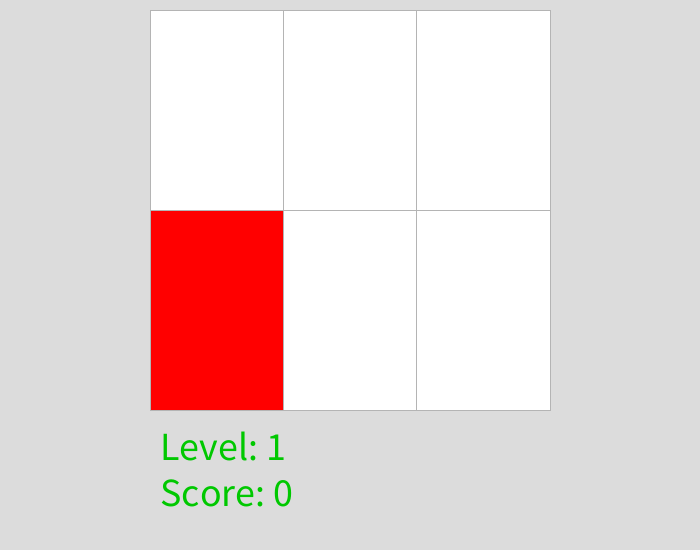
Frame 1 (no input)
Frame 60 (the mouse pressed at the canvas centre just before this capture): identical to frame 1, image omitted
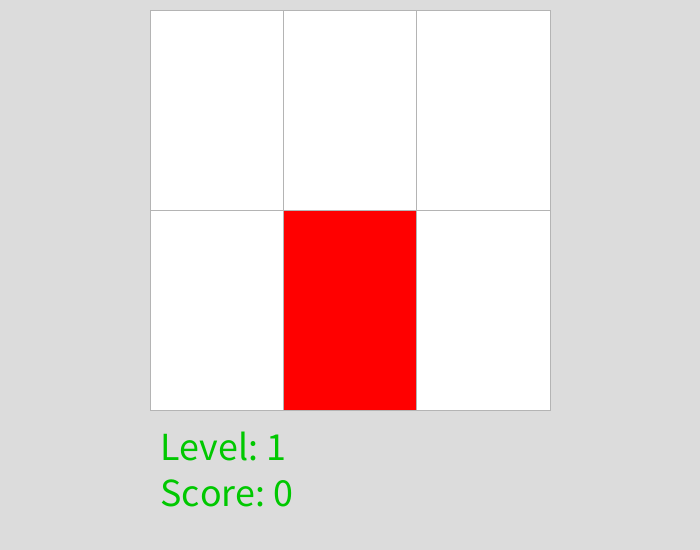
Frame 120 (the mouse held since frame 60 and released just before this capture)

The Processing sketch that drew these frames (run headless with seeded random() and noise(); from frame 60 on, the mouse is pressed at the canvas centre):

// Processing sketch: stacker_game
// ── stacker_game.pde
SquaresStackGame game;



int FRAME_RATE = 100;


void setup() {
  size(700, 550);
  frameRate(FRAME_RATE);
  game = new SquaresStackGame(400, 400);
}

void draw() {
  background(220, 220, 220);
  game.update();
  game.display();
}


// ── SquaresStackGame.pde
class SquaresStackGame {

  /*
    The number of points that can be awarded
   */
  int MAX_POINTS = 15;
  int MIN_POINTS = 5;

  /*
    Indicates when the player lose the game
   */
  boolean gameOver = false;

  /*
    The total of points
   */
  int score = 0;

  /*
     The size of the game playing area 
   */
  float MAX_W;
  float MAX_H;
  
  int INITIAL_COL = 3;
  int INITIAL_LINES = 2;

  /*
    Initial number of lines and columns which will change according to the game level
   */
  int _LINES = INITIAL_LINES;
  int _COLUMNS = INITIAL_COL; 

  /*
    The size of each rectangle, which will change according to the number of lines and columns
   */
  float _W;
  float _H;

  /*
    The higest level which someone could reach
   */
  int MAX_LEVEL = 20;

  /*
    Level which will be increased as soon as the user reaches the top
   */
  int level = 1;

  float initialX = 0;
  float initialY = 0;

  /*
     The current line which the rectangle will be moving 
   */
  int MOVING_LINE;

  /*
    The direction of the rectangle movement
   */
  int direction = 1;

  /*
    The matrix of our "squares"(actually rectangles) which size is dinamic
   */
  boolean[][] squares;

  // a workaround to avoid mistakely select multiple times 
  boolean holding = false;

  SquaresStackGame(float w, float h) {
    MAX_W = w;
    MAX_H = h;
    updateMatrix();
  }

  void update() {
    holding = keyPressed && holding;
    if (gameOver) {
      if (keyPressed  && ! holding) {
        restartGame();
        holding = true;
      }
    } 

    int curPos;
    // udpdate the square's position
    // we will not always move the square, the pos update will be faster according to how close user gets to the top
    int levelIncrease = level;
    levelIncrease +=  1 + _LINES - MOVING_LINE;    
    levelIncrease = constrain(levelIncrease, 0, MAX_LEVEL);
    int rate = (int)map(levelIncrease, 1, MAX_LEVEL, FRAME_RATE, FRAME_RATE / 20);
    boolean updatePos = frameCount % rate == 0;
    for (curPos = 0; curPos < _COLUMNS && updatePos; curPos++) { 
      if (squares[curPos][MOVING_LINE]) {       
        if (curPos == 0) {
          direction = 1;
        } else if (curPos == _COLUMNS - 1) {
          direction = -1;
        }
        // update the square matrix
        squares[curPos][MOVING_LINE] = false;
        if (_COLUMNS != 1)
          squares[curPos + direction][MOVING_LINE] = true;
        break;
      }
    }
    // if user press a key, move to the line above
    if (keyPressed && ! holding) {
      checkStack();
      if (MOVING_LINE == 0) {
        level++;
        updateMatrix();
      } else {
        MOVING_LINE--;
        squares[(int)random(_COLUMNS-1)][MOVING_LINE] = true;
      }
      holding = true;
    }
  }

  void drawSquares() {
    for (int x = 0; x < _COLUMNS; x++) {
      for (int y = 0; y < _LINES; y++) {
        if (squares[x][y]) {
          fill(255, 0, 0);
          rect(initialX + x * _W, initialY + y *_H, _W, _H);
          if (y != _LINES - 1 && y != MOVING_LINE) {
            int leftColumn = x == 0 ? -1 : x - 1; 
            int rightColumn = (x == _COLUMNS - 1) ? -1 : x + 1;
            int line = y + 1;
            println(x + ":" +y + " - " + leftColumn + " - " + rightColumn);
            if (leftColumn != -1 || rightColumn != -1) {
              fill(255, 0, 0, 50);
              rect(initialX + x * _W, initialY + line *_H, _W, _H);
            }
          }
        }
      }
    }
  }

  void display() {
    drawGrid();
    drawSquares();
    drawTexts();
  }

  void drawGrid() {
    stroke(180);
    for (int x = 0; x < _COLUMNS; x++) {
      for (int y = 0; y < _LINES; y++) {
        fill(255);
        rect(initialX + x * _W, initialY + y * _H, _W, _H);
      }
    }
  }

  void drawTexts() {
    if (gameOver) {
      fill(0);
      textSize(70);
      text("Game Over!", initialX, height / 2 );
      textSize(20);   
      fill(0, 0, 200);      
      text("Press any key to continue", initialX, height / 2 + 40);
    }
    fill(0, 200, 0);
    textSize(40);
    text("Level: " + level + "\nScore: " + score, initialX + 10, initialY + MAX_H + 50);
  }

  void updateMatrix() {
    _LINES = level * 2;
    _COLUMNS += level%3 == 0 ? 1: 0;
    squares = new boolean[_COLUMNS][_LINES];
    squares[0][_LINES -1] = true;
    MOVING_LINE = _LINES-1;
    _W = MAX_W / _COLUMNS;
    _H = MAX_H / _LINES;
    initialX = width / 2 -  (_COLUMNS * _W / 2);
    initialY =  10;
  }

  void checkStack() {
    // no need to check at the first line
    if (MOVING_LINE == _LINES-1) {
      return;
    }
    for (int i = 0; i < _COLUMNS; i++) {
      if (squares[i][MOVING_LINE]) {
        int lineToCheck = MOVING_LINE + 1;
        int leftColumn = i == 0 ? -1 : i - 1; 
        int rightColumn = (i == _COLUMNS - 1) ? -1 : i + 1;
        // perfect stack, highest score
        if (squares[i][lineToCheck]) {
          score += MAX_POINTS;
        } else if ((leftColumn != -1 && squares[leftColumn][lineToCheck]) || 
          (rightColumn != -1 && squares[rightColumn][lineToCheck])) {
          score += MIN_POINTS;
        } else {
          gameOver = true;
        }
      }
    }
  }

  void restartGame() {
    level = 1;
    score = 0;
    updateMatrix();
    gameOver = false;
    _COLUMNS = INITIAL_COL; 
    _LINES = INITIAL_LINES; 
  }
  
}
